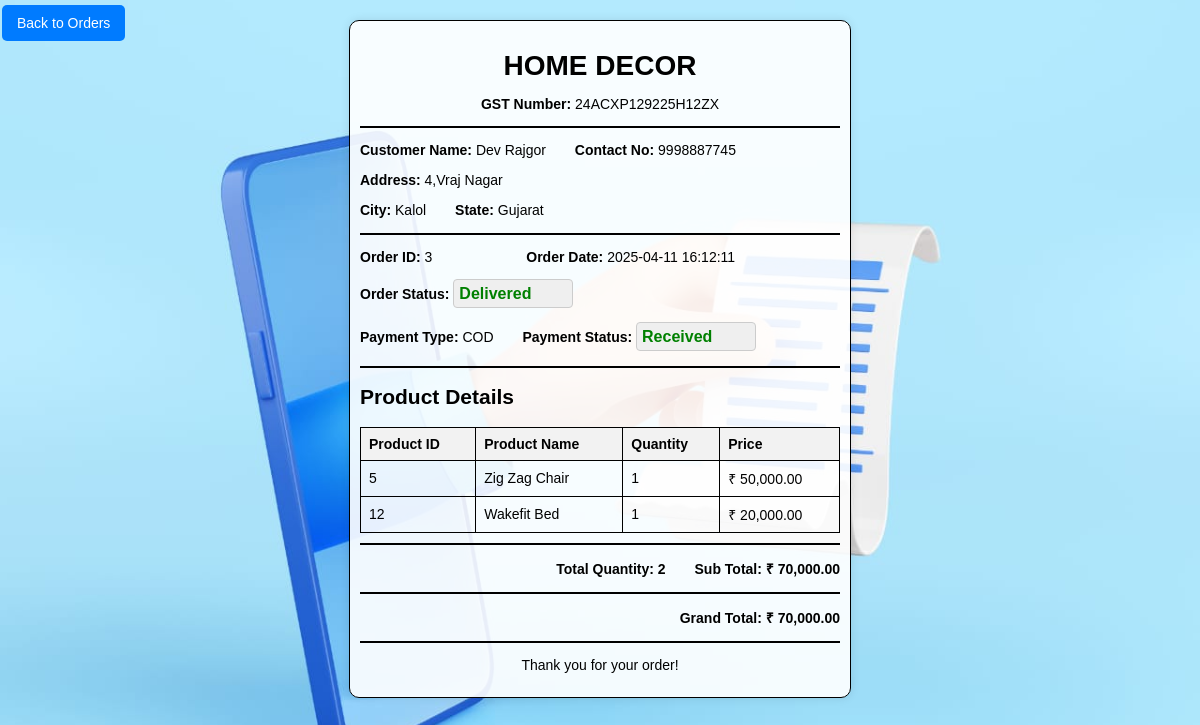
/orderbill.php?id=3, run on the app's committed database.
### tables this page shows
CREATE TABLE IF NOT EXISTS `customer` (
  `id` int NOT NULL AUTO_INCREMENT,
  `name` varchar(50) NOT NULL,
  `email` varchar(50) NOT NULL,
  `password` varchar(255) NOT NULL,
  `contact_no` varchar(14) DEFAULT NULL,
  `status` enum('active','deactive') NOT NULL DEFAULT 'active',
  PRIMARY KEY (`id`),
  UNIQUE KEY `email` (`email`)
);

CREATE TABLE IF NOT EXISTS `order` (
  `id` int NOT NULL AUTO_INCREMENT,
  `customer_id` int NOT NULL,
  `address` varchar(255) NOT NULL,
  `city` varchar(100) NOT NULL,
  `state` varchar(100) NOT NULL,
  `order_date` timestamp NULL DEFAULT CURRENT_TIMESTAMP,
  `total_amount` double(10,2) NOT NULL,
  `status` enum('Pending','Shipped','Delivered','Cancelled') DEFAULT 'Pending',
  PRIMARY KEY (`id`),
  KEY `customer_id` (`customer_id`)
);

CREATE TABLE IF NOT EXISTS `payment` (
  `id` int NOT NULL AUTO_INCREMENT,
  `order_id` int DEFAULT NULL,
  `type` enum('COD','UPI') NOT NULL,
  `status` enum('Pending','Received') NOT NULL DEFAULT 'Pending',
  PRIMARY KEY (`id`),
  KEY `order_id` (`order_id`)
);

CREATE TABLE IF NOT EXISTS `order_detail` (
  `id` int NOT NULL AUTO_INCREMENT,
  `order_id` int NOT NULL,
  `product_id` int NOT NULL,
  `quantity` int NOT NULL,
  `price` decimal(10,2) NOT NULL,
  PRIMARY KEY (`id`),
  KEY `order_id` (`order_id`),
  KEY `product_id` (`product_id`)
);

CREATE TABLE IF NOT EXISTS `product` (
  `id` int NOT NULL AUTO_INCREMENT,
  `name` varchar(50) NOT NULL,
  `img` varchar(255) DEFAULT NULL,
  `description` text,
  `price` decimal(10,2) NOT NULL,
  `category_id` int DEFAULT NULL,
  `quantity` int NOT NULL,
  `status` enum('best','normal') NOT NULL DEFAULT 'normal',
  PRIMARY KEY (`id`),
  KEY `category_id` (`category_id`)
);

### orderbill.php (the view, shortened to what this page needs)
<?php
include 'db.php';
$order_id = intval($_GET['id']);
$sql = "SELECT
            o.id AS order_id,
            o.customer_id,
            c.name AS customer_name,
            c.contact_no,
            o.address,
            o.city,
            o.state,
            o.order_date,
            o.total_amount,
            od.product_id,
            od.quantity,
            od.price,
            p.type,
            p.status AS payment_status,
            o.status AS order_status,
            pr.name AS product_name
        FROM
            `order` o
        JOIN
            `customer` c ON o.customer_id = c.id
        JOIN
            `order_detail` od ON o.id = od.order_id
        JOIN
            `payment` p ON o.id = p.order_id
        JOIN
            `product` pr ON od.product_id = pr.id
        WHERE
            o.id = $order_id";
$result = mysqli_query($conn, $sql);
if (mysqli_num_rows($result) > 0) {
    $orderDetails = mysqli_fetch_all($result, MYSQLI_ASSOC);
    $firstRow = $orderDetails[0];
    ?>
    <!DOCTYPE html>
    <html lang="en">
    <head>
    <link rel="stylesheet" href="bill.css">
    </head>
    <body>
        <a href="order_manage.php" class="back-button">Back to Orders</a>
        <div class="bill">
            <h1>HOME DECOR</h1>
            <p class="gst-number"><strong>GST Number:</strong> 24ACXP129225H12ZX</p>
            <hr>
            <div class="customer-info">
                <p><strong>Customer Name:</strong> <?php echo $firstRow['customer_name']; ?>
                <strong>Contact No:</strong> <?php echo $firstRow['contact_no']; ?></p>
                <p><strong>Address:</strong> <?php echo $firstRow['address']; ?></p>
                <p><strong>City:</strong> <?php echo $firstRow['city']; ?>
                <strong>State:</strong> <?php echo $firstRow['state']; ?></p>
            </div>
            <hr>
<div class="order-info">
    <p><strong>Order ID:</strong> <?php echo $firstRow['order_id']; ?>
    <strong>Order Date:</strong> <?php echo $firstRow['order_date']; ?></p>
    <form id="statusForm" method="POST" action="">
        <p>
            <strong>Order Status:</strong>
            <?php if ($firstRow['order_status'] == 'Cancelled'): ?>
                <span style="color: red; font-weight: bold;"><?php echo $firstRow['order_status']; ?></span>
            <?php else: ?>
                <select name="order_status" onchange="setDropdownColor(this); updateStatus()">
                    <option value="Delivered" <?php echo ($firstRow['order_status'] == 'Delivered') ? 'selected' : ''; ?>>Delivered</option>
                </select>
            <?php endif; ?>
        </p>
        <p>
            <strong>Payment Type:</strong> <?php echo $firstRow['type']; ?>
            <strong>Payment Status:</strong>
            <?php if ($firstRow['order_status'] == 'Cancelled'): ?>
                <span style="color: red; font-weight: bold;"><?php echo $firstRow['payment_status']; ?></span>
            <?php else: ?>
                <select name="payment_status" onchange="setDropdownColor(this); updateStatus()">
                    <option value="Received" <?php echo ($firstRow['payment_status'] == 'Received') ? 'selected' : ''; ?>>Received</option>
                </select>
            <?php endif; ?>
        </p>
    </form>
</div>
            <hr>
            <h2>Product Details</h2>
            <table class="product-table">
                <tr>
                    <th>Product ID</th>
                    <th>Product Name</th>
                    <th>Quantity</th>
                    <th>Price</th>
                </tr>
                <?php
                $totalQty = 0;
                $subTotal = 0;
                foreach ($orderDetails as $detail) {
                    echo "<tr>
                            <td>{$detail['product_id']}</td>
                            <td>{$detail['product_name']}</td>
                            <td>{$detail['quantity']}</td>
                            <td>&#8377; " . number_format($detail['price'], 2) . "</td>
                          </tr>";
                    $totalQty += $detail['quantity'];
                    $subTotal += $detail['price'] * $detail['quantity'];
                }
                ?>
            </table>
            <hr>
            <p class="total">Total Quantity: <?php echo $totalQty; ?> <span class="value-space"></span>
             Sub Total: &#8377; <?php echo number_format($subTotal, 2); ?></p>
            <hr>
            <p class="total" style="font-weight: bold;">Grand Total: &#8377; <?php echo number_format($subTotal, 2); ?></p>
            <hr>
            <p align="center">Thank you for your order!</p>
        </div>
    </body>
    </html>
    <?php
} else {
    echo "No order found with the specified ID.";
}
?>

### bill.css (style rules this page uses)
body { background-image: url('/img/icon/bill.jpg'); background-size: cover; background-repeat: no-repeat; background-position: center; background-attachment: fixed; font-family: Arial, sans-serif; color: black; font-size: 14px; margin: 0; padding: 0; }
.bill { width: 40%; margin: 20px auto; border: 1px solid #000; padding: 10px; border-radius: 10px; box-shadow: 0 0 10px rgba(0, 0, 0, 0.1); min-height: 300px; background-color: rgba(255, 255, 255, 0.9); }
h1 { text-align: center; margin-bottom: 10px; }
hr { border: 1px solid black; margin: 10px 0; }
.gst-number { text-align: center; }
.customer-info, .order-info, .product-info { margin-bottom: 15px; }
.product-table { width: 100%; border-collapse: collapse; margin-top: 10px; }
th, td { border: 1px solid #000; padding: 8px; text-align: left; }
th { background-color: #f2f2f2; color: black; }
.total { font-weight: bold; text-align: right; }
.back-button { position: fixed; top: 5px; left: 2px; background-color: #007bff; color: white; border: none; border-radius: 5px; cursor: pointer; padding: 10px 15px; z-index: 1000; text-decoration: none; font-size: 14px; transition: background-color 0.3s ease, transform 0.2s ease; }

### orderbill.php (style rules this page uses)
select { border: 1px solid #ccc; border-radius: 4px; padding: 5px; width: 120px; font-size: 16px; appearance: none; font-weight: bold; }
.delivered { color: green; }
.payment-received { color: green; }

### data on the page
customer: name "Dev Rajgor", contact_no "9998887745"
order: address "4,Vraj Nagar", city "Kalol", state "Gujarat", id "3", order_date "2025-04-11 16:12:11", order_status "Delivered", order_detail.product_id "5", product.name "Zig Zag Chair", order_detail.quantity "1", order_detail.price "50,000.00", order_detail.product_id "12", product.name "Wakefit Bed", order_detail.price "20,000.00"
payment: type "COD", payment_status "Received"

### other printed values
$totalQty "2"
$subTotal "70,000.00"
